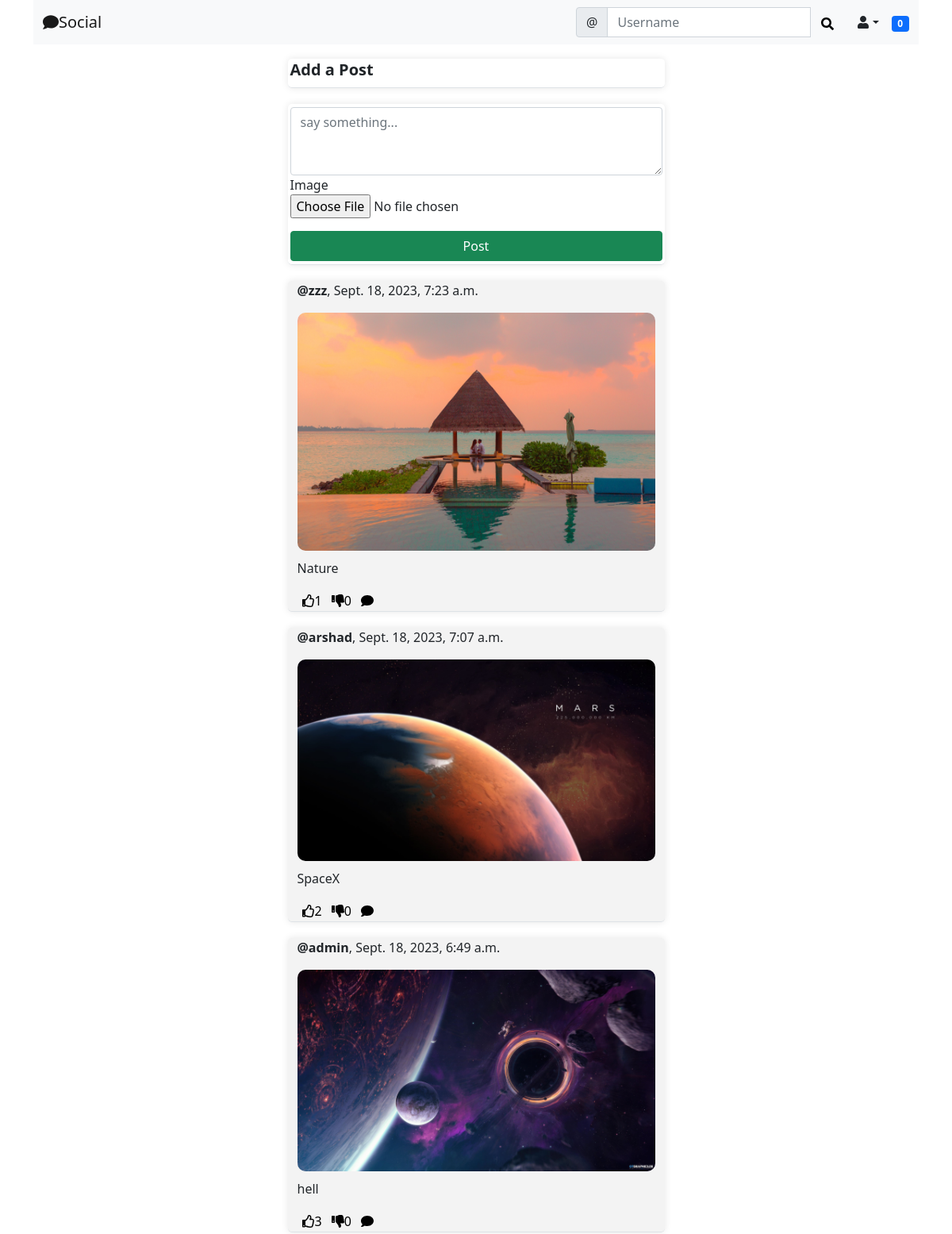
/social/ (signed in), run on the app's committed database.
### social/models.py (models this page shows)
class Post(models.Model):
    body=models.TextField()
    image=models.ImageField(upload_to='uploads/post_photos',blank=True)
    created_on=models.DateTimeField(default=timezone.now)
    author=models.ForeignKey(User,on_delete=models.CASCADE)
    likes=models.ManyToManyField(User,blank=True,related_name='likes')
    dislikes=models.ManyToManyField(User,blank=True,related_name='dislikes')

### social/views.py (the view, shortened to what this page needs)
# urls.py: path('',PostListView.as_view(),name='post-list'),
class PostListView(LoginRequiredMixin,View):
    def get(self,request,*args, **kwargs):
        logged_in_user=request.user
        posts=Post.objects.filter(
            author__profile__followers__in=[logged_in_user.id]
        ).order_by('-created_on')
        form=PostForm()
        context={
            'post_list':posts,
            'form':form,
        }
        return render(request,'social/post_list.html',context)

### social/forms.py
class PostForm(forms.ModelForm):
    body=forms.CharField(
        label='',
        widget=forms.Textarea(attrs={
            'rows':'3',
            'placeholder':'say something...'
        })
    )
    image=forms.ImageField(required=False)
    class Meta:
        model=Post
        fields=['body','image']

### landing/templatetags/custom_tags.py (called while the page is built)
@register.inclusion_tag('social/show_notification.html',takes_context=True)
def show_notification(context):
    request_user=context['request'].user
    notifications=Notification.objects.filter(to_user=request_user).exclude(user_has_seen=True).order_by('-date')
    return {'notifications':notifications}

### social/templates/social/post_list.html (shortened to what this page needs)
{% extends 'landing/base.html' %}
{% load crispy_forms_tags %}
{% block content %}
<div class="container">
    <div class="row justify-content-center mt-3">
        <div class="col-md-5 col-sm-12 border-bottom" style="box-shadow: 0 0 10px rgba(0, 0, 0, 0.1); margin: 2px; border-radius: 5px; padding:2px 3px;">
            <h5 style="font-weight: bold;">Add a Post</h5>
        </div>
    </div>
    <div class="row justify-content-center mt-3">
        <div class="col-md-5 col-sm-12 border-bottom" style="box-shadow: 0 0 10px rgba(0, 0, 0, 0.1); margin: 2px; border-radius: 5px; padding:4px 3px;">
            <form method="post" enctype="multipart/form-data">
                {{form | crispy}}
                <div class="d-grid gap-2">
                    <button class="btn btn-success mt-3">
                        Post
                    </button>
                </div>
            </form>
        </div>
    </div>
    {% for post in post_list %}
    <div class="row justify-content-center mt-3">
        <div class="col-md-5 col-sm-12 border-bottom" style="box-shadow: 0 0 10px rgba(0, 0, 0, 0.1); margin: 2px; border-radius: 5px; background-color:#f3f3f3">
            <p><a href="{% url 'profile' post.author.profile.pk %}" style="font-weight: bold; text-decoration:none;" class="text-dark">@{{ post.author }}</a>, {{ post.created_on }}</p>
            <div class="position-relative">
                {% if post.image %}
                <img src="{{ post.image.url }}" class="post-image" style="max-width: 100%; height:auto; border-radius:10px; margin-bottom:10px">
                {% endif %}
                <p>{{ post.body }}</p>
            </div>
            <div class="d-flex flex-row">
                <form method="post" action="{% url 'likes' post.pk %}">
                    <button style="background-color: transparent; border: none; box-shadow: none;" type="submit">
                        {% if not request.user.is_likes %}
                        <i class="far fa-thumbs-up"></i><span>{{ post.likes.all.count }}</span>
                        {% else %}
                        <i class="fas fa-thumbs-up"></i><span>{{ post.likes.all.count }}</span>
                        {% endif %}
                    </button>
                </form>
                <form method="post" action="{% url 'dislike' post.pk %}">
                    <button style="background-color: transparent; border: none; box-shadow: none;" type="submit">
                        <i class="fas fa-thumbs-down"></i><span>{{ post.dislikes.all.count }}</span>
                    </button>
                </form>
                <form method="post" action="{% url 'post-detail' post.pk %}">
                    <button style="background-color: transparent; border: none; box-shadow: none;" type="submit">
                        <i class="fas fa-comment"></i>
                    </button>
                </form>
            </div>
        </div>
    </div>
    {% endfor %}
</div>
{% endblock %}

### landing/templates/landing/base.html (shortened to what this page needs)
{% load static %}
<!doctype html>
<html lang="en">
  <head>
    <link href="https://cdn.jsdelivr.net/npm/bootstrap@5.0.2/dist/css/bootstrap.min.css" rel="stylesheet">
    <link rel="stylesheet" href="https://cdnjs.cloudflare.com/ajax/libs/font-awesome/4.7.0/css/font-awesome.min.css">
    <link href="{% static 'css/style.css' %}" rel="stylesheet">
  </head>
  <body>
    {% include 'landing/navbar.html' %}
    {% block content %}
    {% endblock  %}
  </body>
</html>

### landing/templates/landing/navbar.html (shortened to what this page needs)
{% load custom_tags %}
<div class="container">
  <nav class="navbar navbar-expand-lg navbar-light bg-light">
      <div class="container-fluid">
        <a class="navbar-brand"
        {% if user.is_authenticated %}
        href="{% url 'post-list' %}"
        {% else %}
        href="{% url 'index' %}"
        {% endif %}
        ><i class="fas fa-comment"></i>Social</a>
        <div class="collapse navbar-collapse" id="navbarSupportedContent">
          <form class="d-flex" method="GET" action="{% url 'profile-search' %}">
              <div class="input-group">
                  <span class="input-group-text" id="basic-addon1">@</span>
                  <input type="text" class="form-control" name="query" value="{{reqest.GET.query}}" placeholder="Username" aria-label="Username" aria-describedby="basic-addon1">
                  <button style="border:none; background-color:transparent; box-shadow:none;" type="submit"><i class="fas fa-search mt-2 mx-2"></i></button>
                </div>
          </form>
          {% if user.is_authenticated %}
          <div class="nav-item dropdown">
            <a href="" class="nav-link dropdown-toggle text-dark" data-bs-toggle="dropdown" role="botton" aria-expanded="false"><i class="fas fa-user"></i></a>
        </div>
        <div class="nav-item ">
          {% show_notification %}
        </div>
        {% endif %}
        </div>
      </div>
      </nav>
</div>

### social/templates/social/show_notification.html (shortened to what this page needs)
<div class="dropdown">
    <span class="badge bg-primary notification-badge" onclick="showNotification()">{{ notifications.count }}</span>
</div>

### static/css/style.css (style rules this page uses)
.notification-badge { transition: 0.3s; }
.dropdown { position: relative; display: inline-block; }
img.post-image { max-width: 100%; }

### data on the page
Post: author "zzz", created_on "Sept. 18, 2023, 7:23 a.m.", image (picture), body "Nature", likes.all.count "1", dislikes.all.count "0"
Post: author "arshad", created_on "Sept. 18, 2023, 7:07 a.m.", image (picture), body "SpaceX", likes.all.count "2", dislikes.all.count "0"
Post: author "admin", created_on "Sept. 18, 2023, 6:49 a.m.", image (picture), body "hell", likes.all.count "3", dislikes.all.count "0"

### other printed values
{{ notifications.count }} "0"
